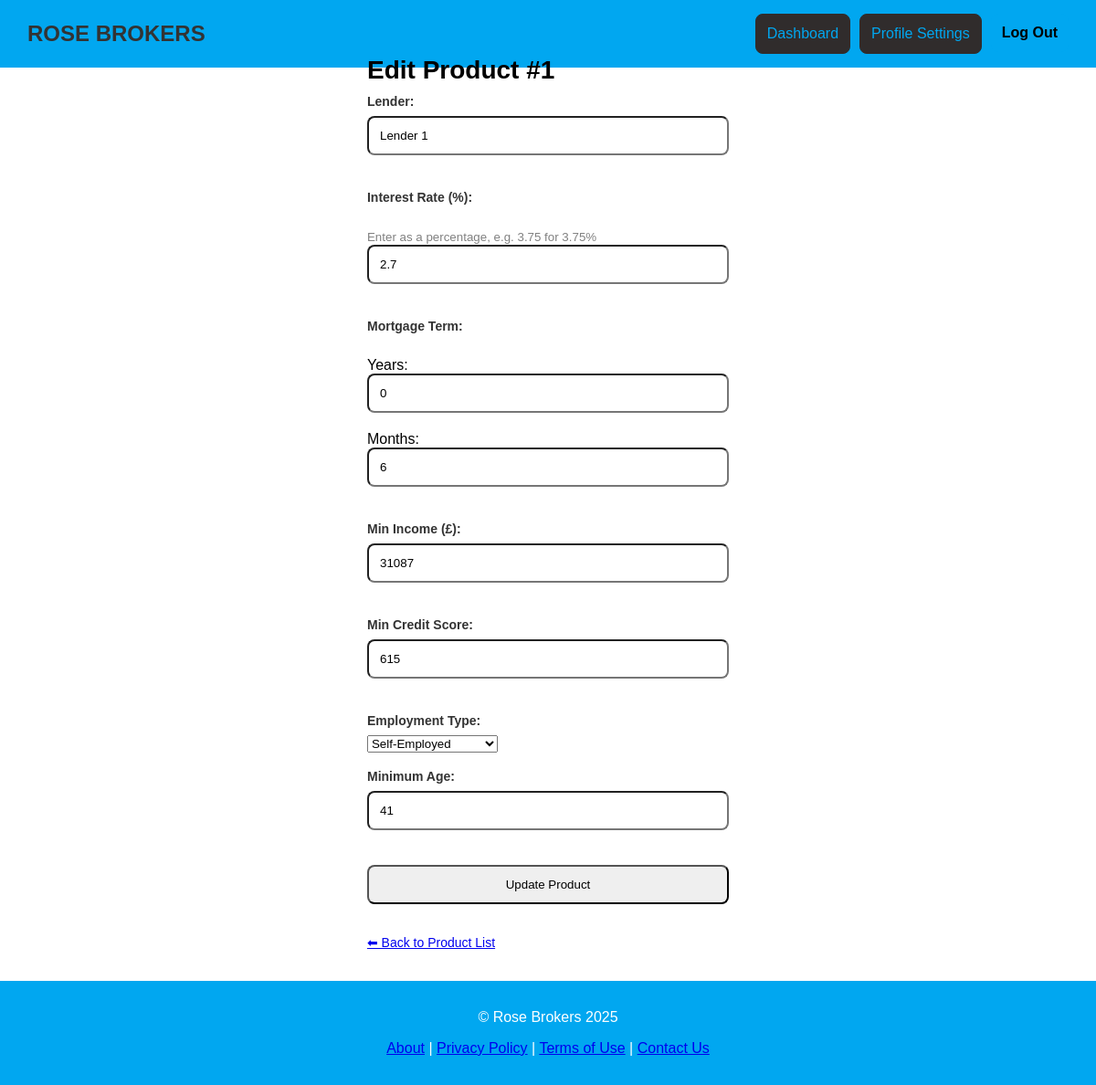
Page /edit_product.php?id=1 (signed in) on the earlier database version.
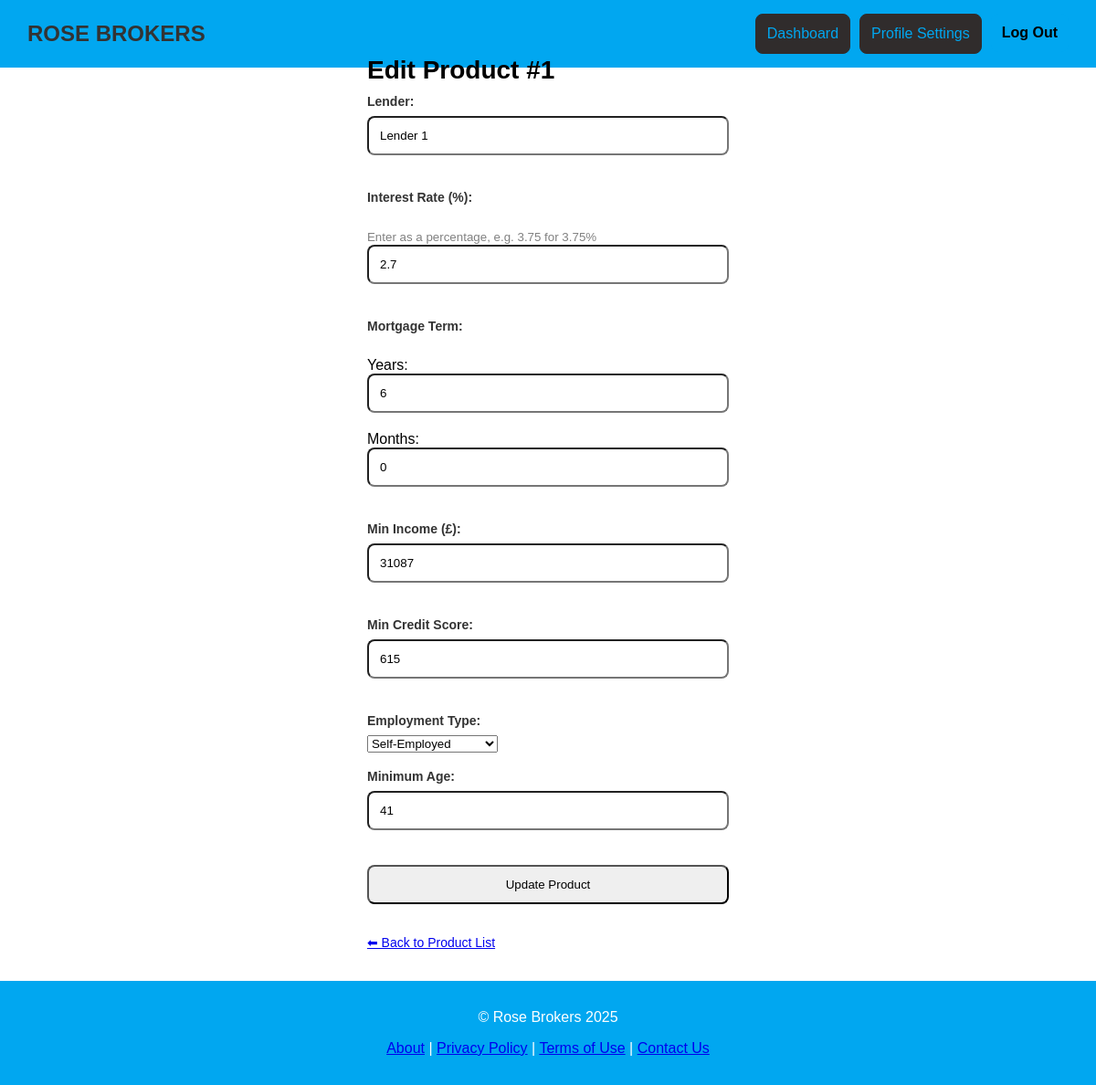
Same page on the later database version.
### tables this page shows
CREATE TABLE "Product" (
	"ProductId"	INTEGER,
	"Lender"	TEXT,
	"InterestRate"	REAL,
	"MortgageTerm"	INTEGER,
	"MinIncome"	INTEGER,
	"MinCreditScore"	INTEGER,
	"EmploymentType"	TEXT,
	"MinAge"	INTEGER,
	PRIMARY KEY("ProductId")
);

### edit_product.php (the view, shortened to what this page needs)
<?php
require 'db.php';
require 'headerFooter.php';
$productId = $_GET['id'];
$stmt = $conn->prepare("SELECT * FROM Product WHERE ProductId = ?");
$stmt->execute([$productId]);
$product = $stmt->fetch(PDO::FETCH_ASSOC);
?>
<!DOCTYPE html>
<html>
<head>
    <link rel="stylesheet" href="css/global.css" />
</head>
<body>
    <div class="container">
        <div class="add-section">
            <h2>Edit Product #<?= $product['ProductId'] ?></h2>
            <form method="POST" class="add-form">
                <label>Lender:</label>
                <input type="text" name="lender" value="<?= htmlspecialchars($product['Lender']) ?>" required><br><br>
                <label>Interest Rate (%):</label><br>
                <small style="color: gray;">Enter as a percentage, e.g. 3.75 for 3.75%</small><br>
                <input type="number" step="0.01" min="0" max="100" name="rate" value="<?= $product['InterestRate'] ?>" required><br><br>
                <label>Mortgage Term:</label><br>
                <?php
                    $years = intdiv($product['MortgageTerm'], 12);
                    $months = $product['MortgageTerm'] % 12;
                ?>
                Years:
                <input type="number" name="term_years" min="0" value="<?= $years ?>" required>
                Months:
                <input type="number" name="term_months" min="0" max="11" value="<?= $months ?>" required><br><br>
                <label>Min Income (£):</label>
                <input type="number" name="min_income" value="<?= $product['MinIncome'] ?>" required><br><br>
                <label>Min Credit Score:</label>
                <input type="number" name="credit_score" value="<?= $product['MinCreditScore'] ?>" required><br><br>
                <label>Employment Type:</label>
                <select name="employment_type" required>
                    <option value="Self-Employed" <?= $product['EmploymentType'] === 'Self-Employed' ? 'selected' : '' ?>>Self-Employed</option>
                </select><br><br>
                <label>Minimum Age:</label>
                <input type="number" name="min_age" min="18" max="100" value="<?= $product['MinAge'] ?>" required><br><br>
                <input type="submit" value="Update Product">
                <p><a href="product_list.php">⬅ Back to Product List</a></p>
            </form>
        </div>
    </div>
</body>
</html>

Differences in the rows shown:
changed product "Lender 1": term_years "0" → "6"; term_months "6" → "0"
